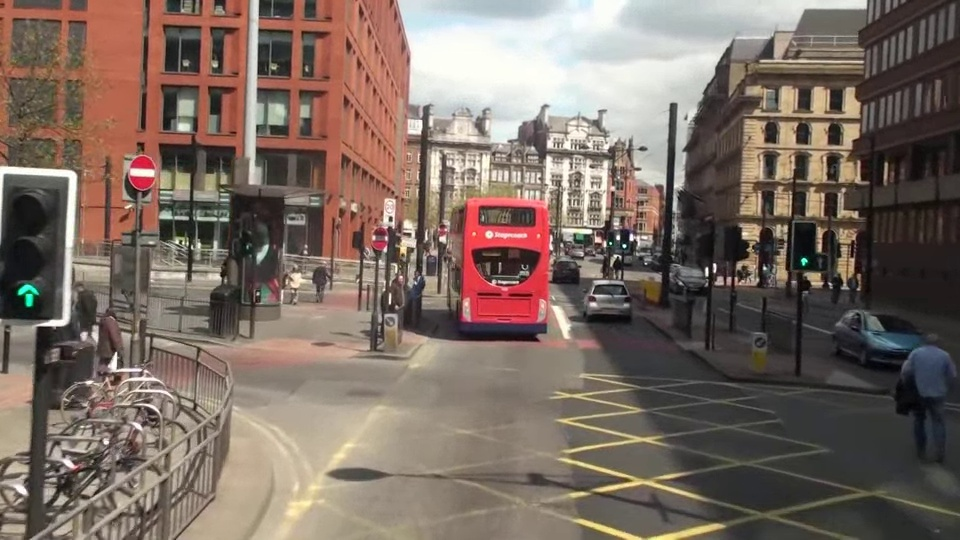
#> input picture mot_color70.jpg, 960 x 540 px
$ jupyter execute 'SIFT 검출.ipynb'
#> lines starting #> are read from the running program, lines starting #| are printed output that depends on the picture
[cell 1]
import cv2 as cv

img=cv.imread('./mot_color70.jpg')
#> img is the input picture: shape (540, 960, 3); mean B, G, R 98.4, 107.7, 123.2
gray=cv.cvtColor(img,cv.COLOR_BGR2GRAY)
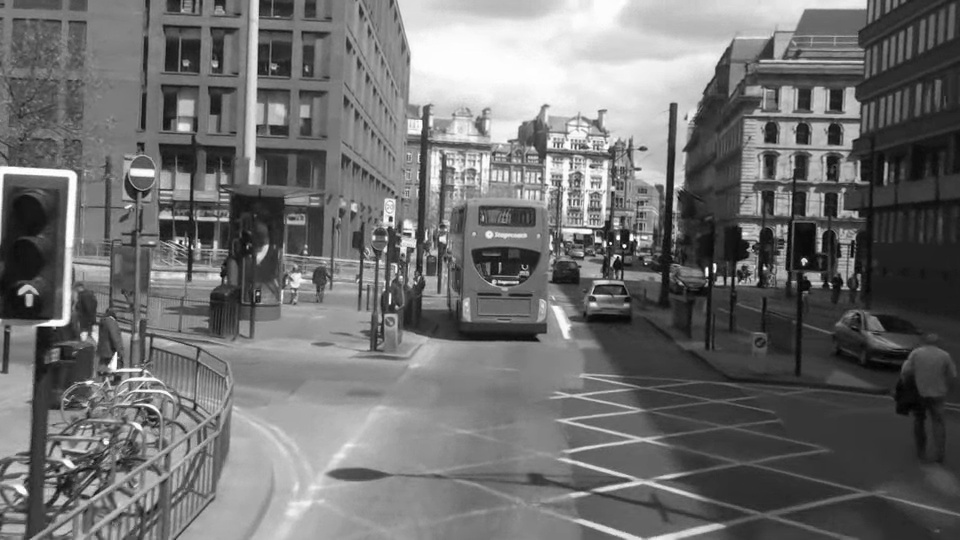
#> gray: shape (540, 960); min 1, max 255, mean 111.3

sift=cv.SIFT_create()
kp,des=sift.detectAndCompute(gray,None)
#> kp = 4415 keypoints; strongest (x, y, size): (624, 246, 2.5), (618, 238, 3.1), (804, 261, 4.3), (707, 269, 2.6)

gray=cv.drawKeypoints(gray,kp,None,flags=cv.DRAW_MATCHES_FLAGS_DRAW_RICH_KEYPOINTS)
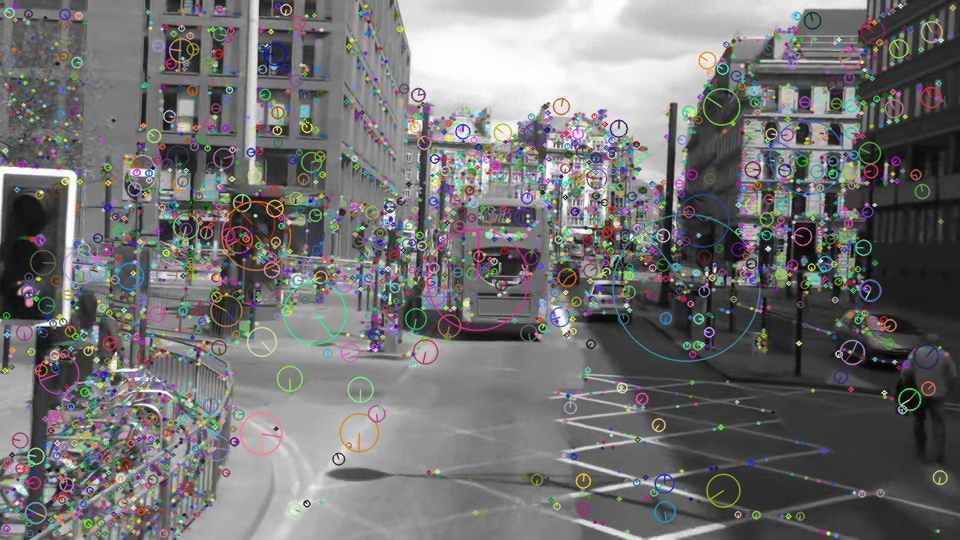
#> gray: shape (540, 960, 3); mean of channels 0, 1, 2 113.3, 113.4, 113.8; drawn as B, G, R
cv.imshow('sift', gray)

k=cv.waitKey()
#> (key Esc is pressed here)
cv.destroyAllWindows()

$ run again, with mot_color83.jpg copied over mot_color70.jpg
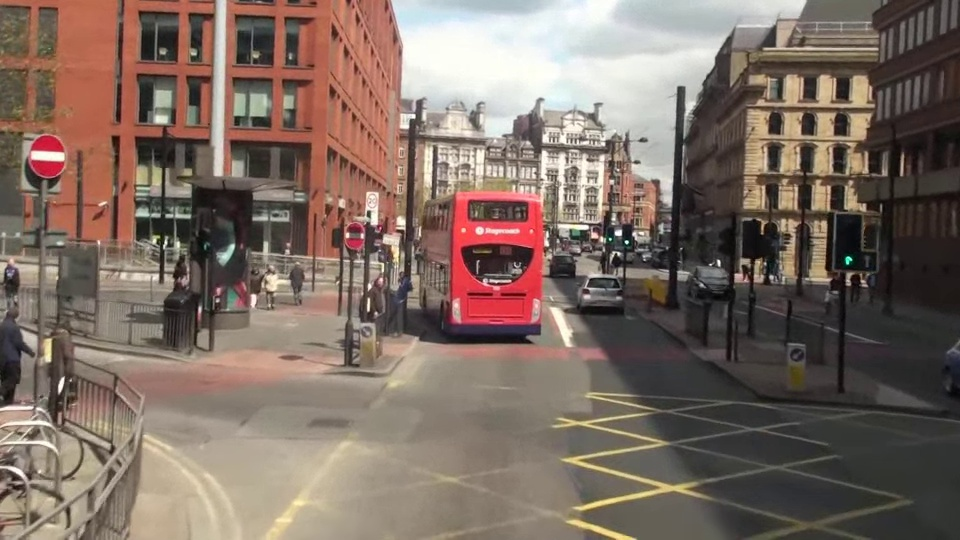
#> input picture mot_color83.jpg, 960 x 540 px
#> img is the input picture: shape (540, 960, 3); mean B, G, R 99.1, 108.8, 125.8
#> `gray=cv.cvtColor(img,cv.COLOR_BGR2GRAY)`:
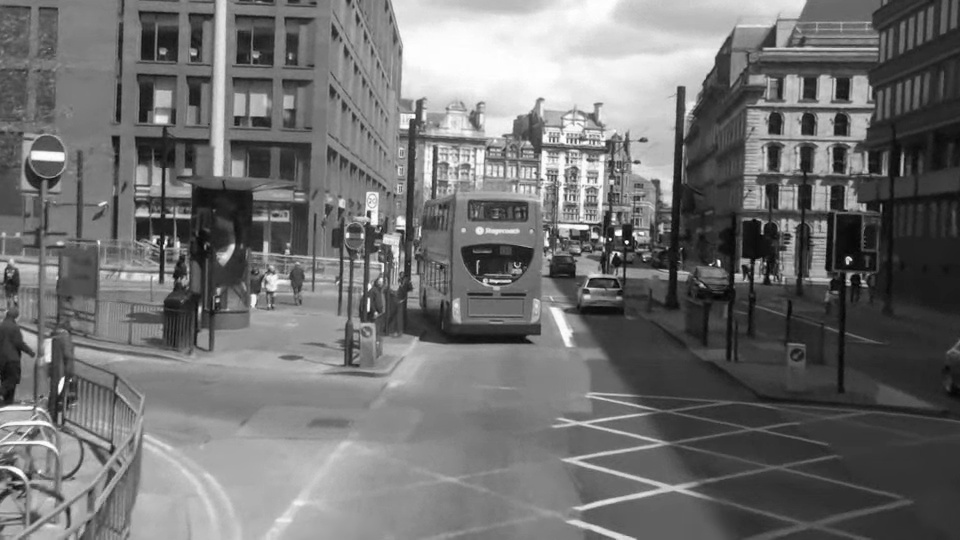
#> gray: shape (540, 960); min 1, max 255, mean 112.8
#> kp = 4096 keypoints; strongest (x, y, size): (627, 242, 2.5), (618, 233, 4.8), (610, 239, 1.9), (848, 260, 4.9)
#> `gray=cv.drawKeypoints(gray,kp,None,flags=cv.DRAW_MATCHES_FLAGS_DRAW_RI..`:
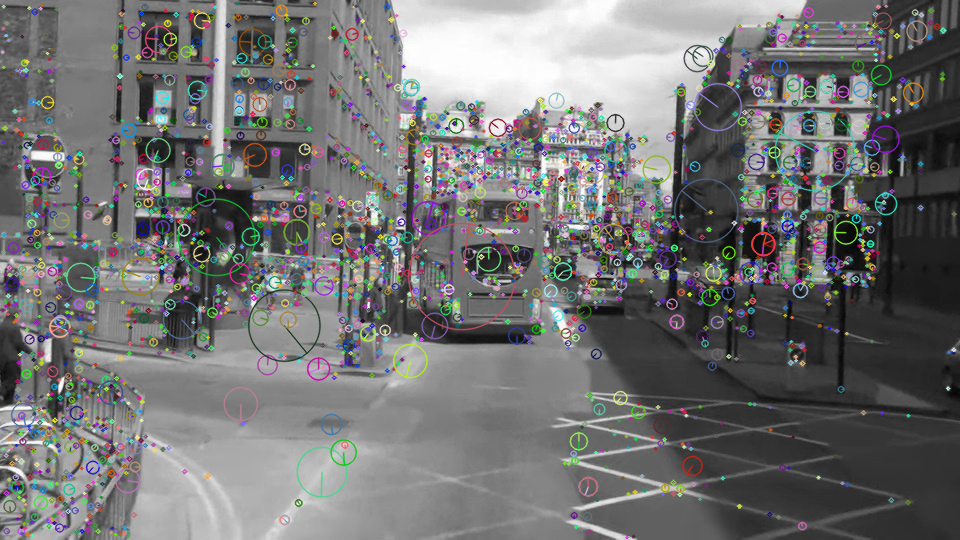
#> gray: shape (540, 960, 3); mean of channels 0, 1, 2 114.4, 114.7, 114.3; drawn as B, G, R

$ run again, with apples.jpg copied over mot_color70.jpg
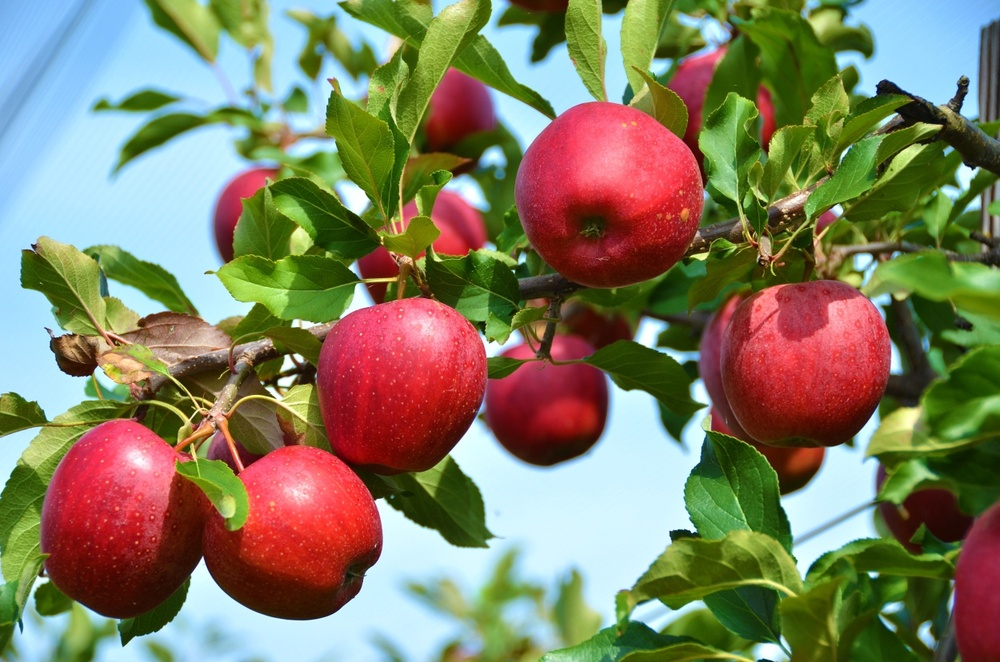
#> input picture apples.jpg, 1000 x 662 px, shrunk from 1250 x 828 before the run
#> img is the input picture: shape (662, 1000, 3); mean B, G, R 98.6, 125.8, 129.6
#> `gray=cv.cvtColor(img,cv.COLOR_BGR2GRAY)`:
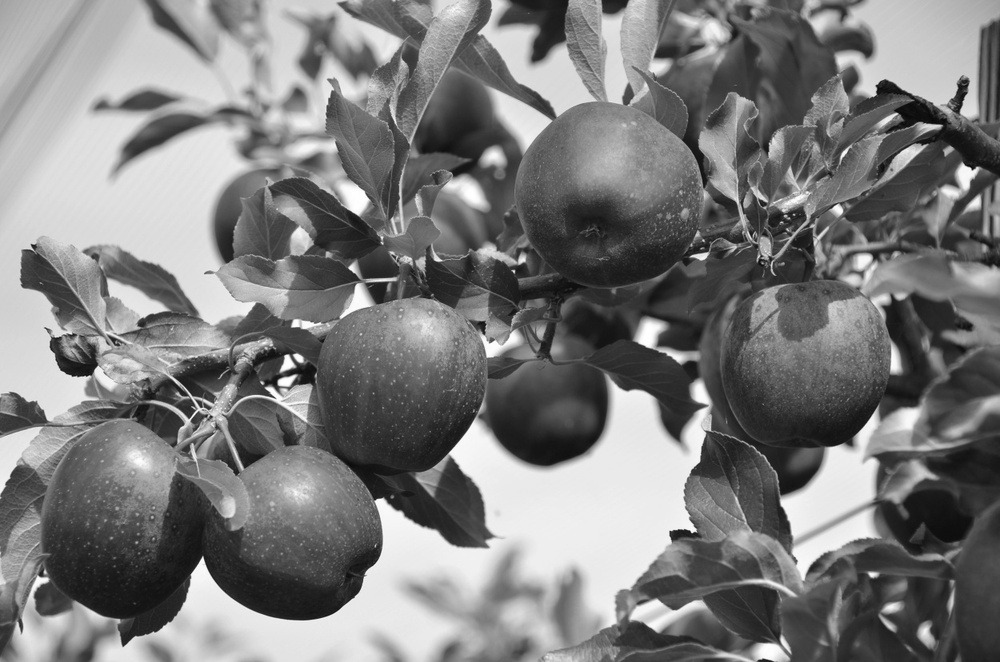
#> gray: shape (662, 1000); min 5, max 255, mean 123.8
#> kp = 2678 keypoints; strongest (x, y, size): (648, 333, 17.5), (965, 174, 12.6), (514, 271, 2), (699, 392, 12.3)
#> `gray=cv.drawKeypoints(gray,kp,None,flags=cv.DRAW_MATCHES_FLAGS_DRAW_RI..`:
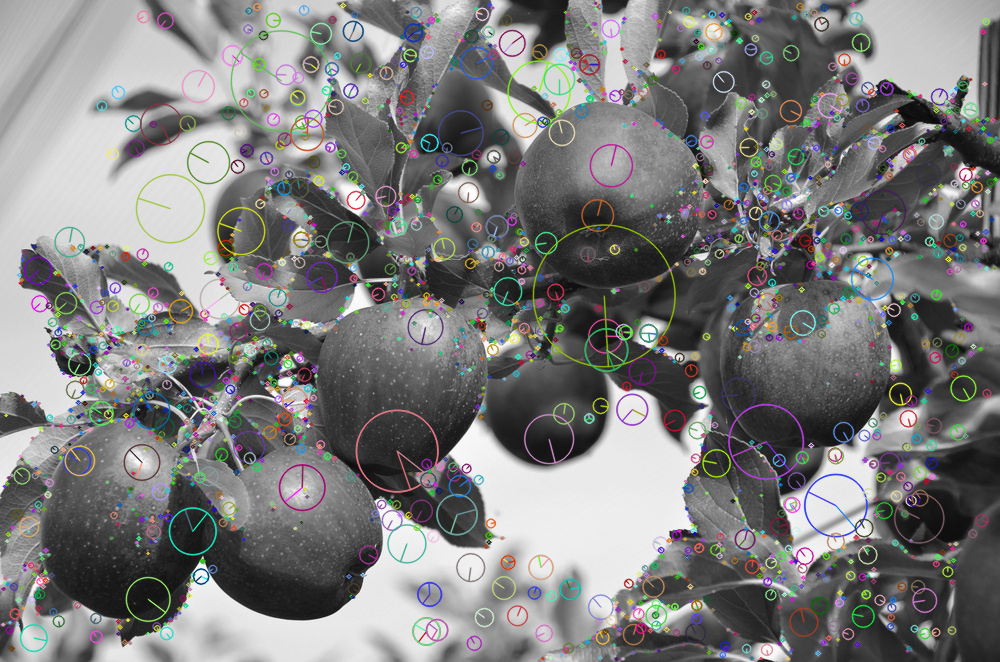
#> gray: shape (662, 1000, 3); mean of channels 0, 1, 2 124.3, 124.7, 124.7; drawn as B, G, R

$ run again, with soccer.jpg copied over mot_color70.jpg
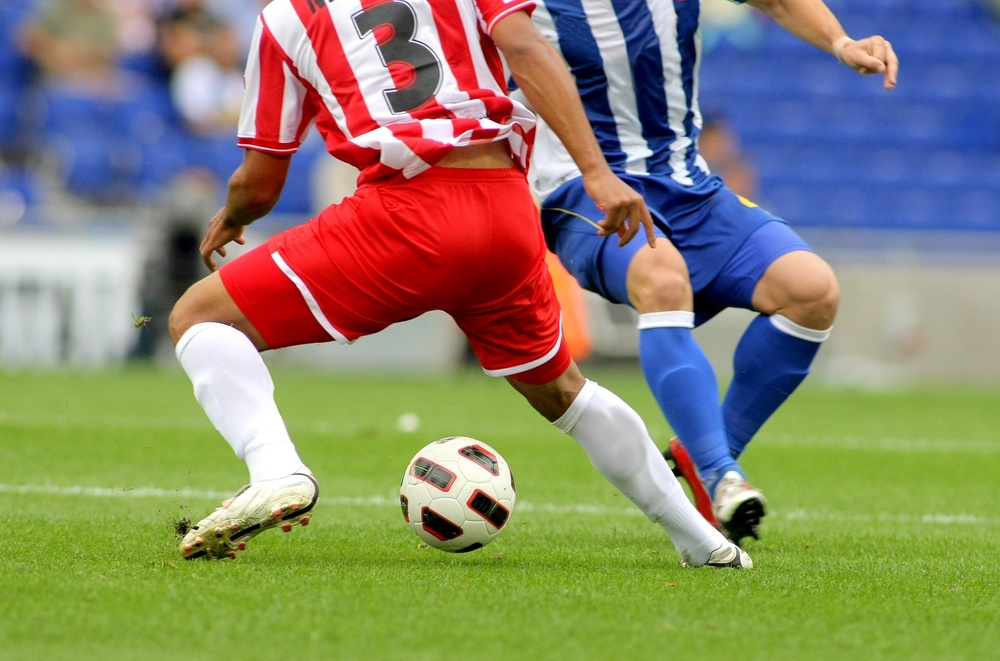
#> input picture soccer.jpg, 1000 x 661 px, shrunk from 1434 x 948 before the run
#> img is the input picture: shape (661, 1000, 3); mean B, G, R 107.3, 133.3, 136.8
#> `gray=cv.cvtColor(img,cv.COLOR_BGR2GRAY)`:
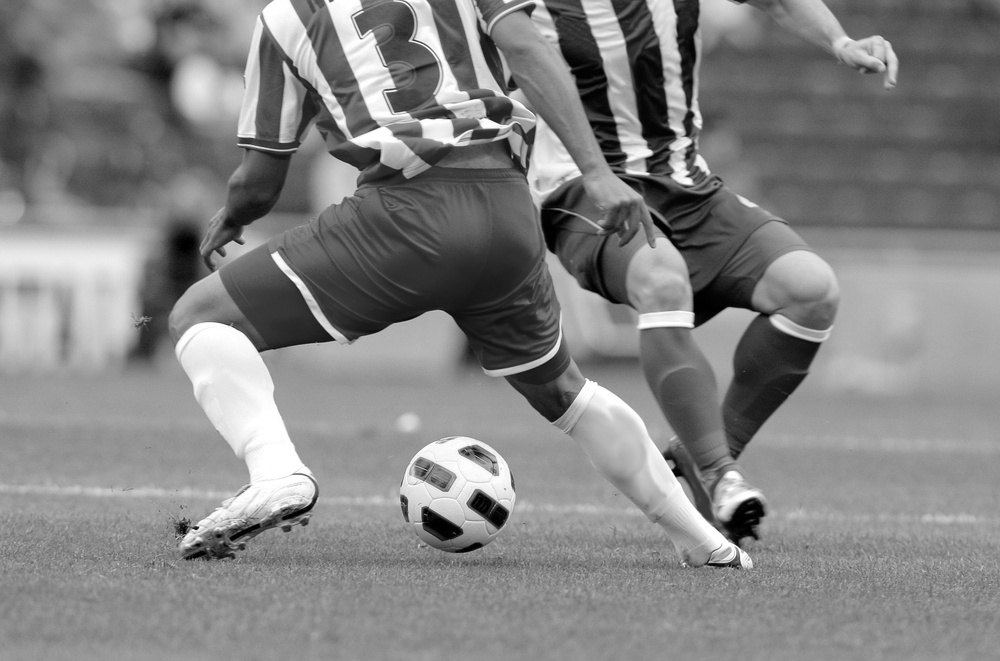
#> gray: shape (661, 1000); min 0, max 255, mean 131.4
#> kp = 1324 keypoints; strongest (x, y, size): (481, 503, 14.7), (196, 528, 2.7), (743, 522, 23.9), (487, 124, 7.8)
#> `gray=cv.drawKeypoints(gray,kp,None,flags=cv.DRAW_MATCHES_FLAGS_DRAW_RI..`:
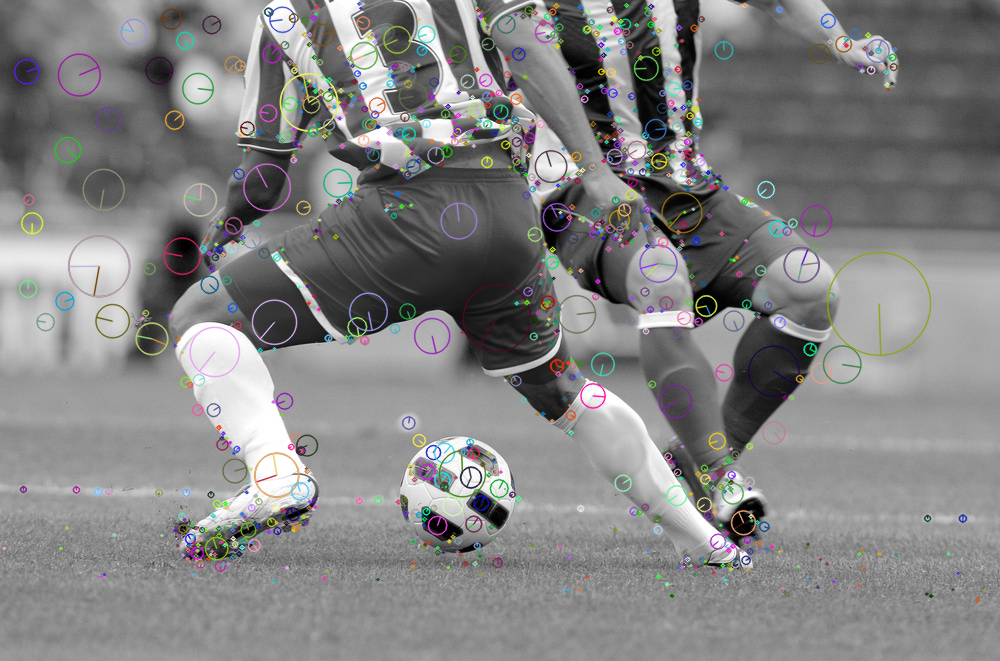
#> gray: shape (661, 1000, 3); mean of channels 0, 1, 2 131.3, 131.3, 131.4; drawn as B, G, R
